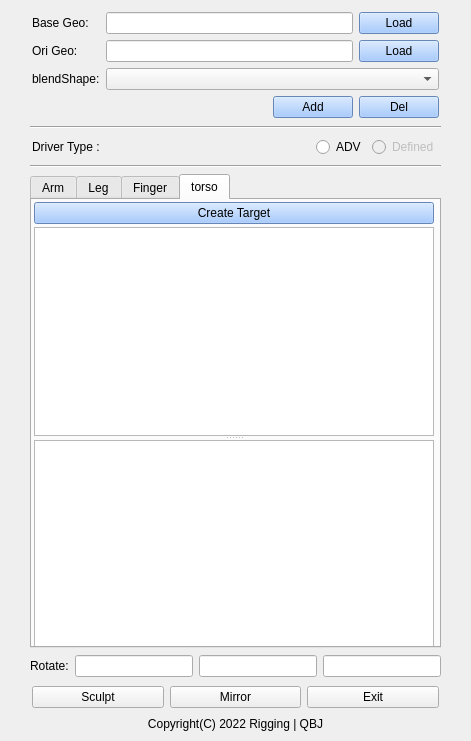
<?xml version="1.0" encoding="UTF-8"?>
<ui version="4.0">
 <class>Form</class>
 <widget class="QWidget" name="Form">
  <property name="enabled">
   <bool>true</bool>
  </property>
  <property name="geometry">
   <rect>
    <x>0</x>
    <y>0</y>
    <width>471</width>
    <height>741</height>
   </rect>
  </property>
  <property name="windowTitle">
   <string>Form</string>
  </property>
  <widget class="QWidget" name="layoutWidget">
   <property name="geometry">
    <rect>
     <x>30</x>
     <y>10</y>
     <width>411</width>
     <height>721</height>
    </rect>
   </property>
   <layout class="QVBoxLayout" name="verticalLayout_5">
    <property name="leftMargin">
     <number>0</number>
    </property>
    <property name="topMargin">
     <number>0</number>
    </property>
    <property name="rightMargin">
     <number>0</number>
    </property>
    <property name="bottomMargin">
     <number>0</number>
    </property>
    <item>
     <layout class="QGridLayout" name="gridLayout">
      <property name="sizeConstraint">
       <enum>QLayout::SetDefaultConstraint</enum>
      </property>
      <property name="leftMargin">
       <number>2</number>
      </property>
      <property name="topMargin">
       <number>2</number>
      </property>
      <property name="rightMargin">
       <number>2</number>
      </property>
      <property name="bottomMargin">
       <number>2</number>
      </property>
      <item row="1" column="0">
       <widget class="QLabel" name="oriGeo_Label_2">
        <property name="text">
         <string>Ori Geo:</string>
        </property>
       </widget>
      </item>
      <item row="2" column="0">
       <widget class="QLabel" name="label_4">
        <property name="text">
         <string>blendShape:</string>
        </property>
       </widget>
      </item>
      <item row="0" column="0">
       <widget class="QLabel" name="baseGeo_Label_2">
        <property name="text">
         <string>Base Geo:</string>
        </property>
       </widget>
      </item>
      <item row="2" column="1" colspan="5">
       <widget class="QComboBox" name="comboBox_2"/>
      </item>
      <item row="1" column="5">
       <widget class="QPushButton" name="oriGeo_Btn_2">
        <property name="styleSheet">
         <string notr="true">background-color:rgb(142,188,255);color:black;</string>
        </property>
        <property name="text">
         <string>Load</string>
        </property>
       </widget>
      </item>
      <item row="0" column="5">
       <widget class="QPushButton" name="baseGeo_Btn_2">
        <property name="styleSheet">
         <string notr="true">background-color:rgb(142,188,255);color:black;</string>
        </property>
        <property name="text">
         <string>Load</string>
        </property>
       </widget>
      </item>
      <item row="0" column="1" colspan="4">
       <widget class="QLineEdit" name="baseGeo_LineEdit_2"/>
      </item>
      <item row="1" column="1" colspan="4">
       <widget class="QLineEdit" name="oriGeo_LineEdit_2"/>
      </item>
      <item row="3" column="5">
       <widget class="QPushButton" name="pushButton_14">
        <property name="styleSheet">
         <string notr="true">background-color:rgb(142,188,255);color:black;</string>
        </property>
        <property name="text">
         <string>Del</string>
        </property>
       </widget>
      </item>
      <item row="3" column="4">
       <widget class="QPushButton" name="pushButton_10">
        <property name="styleSheet">
         <string notr="true">background-color:rgb(142,188,255);color:black;</string>
        </property>
        <property name="text">
         <string>Add</string>
        </property>
       </widget>
      </item>
     </layout>
    </item>
    <item>
     <widget class="Line" name="line">
      <property name="orientation">
       <enum>Qt::Horizontal</enum>
      </property>
     </widget>
    </item>
    <item>
     <layout class="QHBoxLayout" name="horizontalLayout_2">
      <property name="leftMargin">
       <number>2</number>
      </property>
      <property name="topMargin">
       <number>2</number>
      </property>
      <property name="rightMargin">
       <number>2</number>
      </property>
      <property name="bottomMargin">
       <number>2</number>
      </property>
      <item>
       <widget class="QLabel" name="label_3">
        <property name="text">
         <string>Driver Type :</string>
        </property>
       </widget>
      </item>
      <item>
       <spacer name="horizontalSpacer">
        <property name="orientation">
         <enum>Qt::Horizontal</enum>
        </property>
        <property name="sizeHint" stdset="0">
         <size>
          <width>40</width>
          <height>20</height>
         </size>
        </property>
       </spacer>
      </item>
      <item>
       <widget class="QRadioButton" name="radioButton">
        <property name="text">
         <string>ADV</string>
        </property>
       </widget>
      </item>
      <item>
       <widget class="QRadioButton" name="radioButton_2">
        <property name="enabled">
         <bool>false</bool>
        </property>
        <property name="text">
         <string>Defined</string>
        </property>
       </widget>
      </item>
     </layout>
    </item>
    <item>
     <widget class="Line" name="line_2">
      <property name="orientation">
       <enum>Qt::Horizontal</enum>
      </property>
     </widget>
    </item>
    <item>
     <layout class="QVBoxLayout" name="verticalLayout_11">
      <property name="spacing">
       <number>7</number>
      </property>
      <item>
       <widget class="QTabWidget" name="tabWidget">
        <property name="currentIndex">
         <number>3</number>
        </property>
        <widget class="QWidget" name="tab">
         <attribute name="title">
          <string>Arm</string>
         </attribute>
         <widget class="QWidget" name="layoutWidget">
          <property name="geometry">
           <rect>
            <x>0</x>
            <y>0</y>
            <width>404</width>
            <height>451</height>
           </rect>
          </property>
          <layout class="QVBoxLayout" name="verticalLayout_12">
           <property name="spacing">
            <number>3</number>
           </property>
           <property name="sizeConstraint">
            <enum>QLayout::SetDefaultConstraint</enum>
           </property>
           <property name="leftMargin">
            <number>2</number>
           </property>
           <property name="topMargin">
            <number>2</number>
           </property>
           <property name="rightMargin">
            <number>2</number>
           </property>
           <property name="bottomMargin">
            <number>2</number>
           </property>
           <item>
            <widget class="QPushButton" name="pushButton_30">
             <property name="styleSheet">
              <string notr="true">background-color:rgb(142,188,255);color:black;</string>
             </property>
             <property name="text">
              <string>Create Target</string>
             </property>
            </widget>
           </item>
           <item>
            <widget class="QSplitter" name="splitter_4">
             <property name="minimumSize">
              <size>
               <width>400</width>
               <height>0</height>
              </size>
             </property>
             <property name="orientation">
              <enum>Qt::Vertical</enum>
             </property>
             <widget class="QListWidget" name="listWidget_14"/>
             <widget class="QListWidget" name="listWidget_15"/>
            </widget>
           </item>
          </layout>
         </widget>
        </widget>
        <widget class="QWidget" name="tab_2">
         <attribute name="title">
          <string>Leg</string>
         </attribute>
         <widget class="QWidget" name="layoutWidget_7">
          <property name="geometry">
           <rect>
            <x>0</x>
            <y>0</y>
            <width>404</width>
            <height>451</height>
           </rect>
          </property>
          <layout class="QVBoxLayout" name="verticalLayout_14">
           <property name="spacing">
            <number>3</number>
           </property>
           <property name="sizeConstraint">
            <enum>QLayout::SetDefaultConstraint</enum>
           </property>
           <property name="leftMargin">
            <number>2</number>
           </property>
           <property name="topMargin">
            <number>2</number>
           </property>
           <property name="rightMargin">
            <number>2</number>
           </property>
           <property name="bottomMargin">
            <number>2</number>
           </property>
           <item>
            <widget class="QPushButton" name="pushButton_32">
             <property name="styleSheet">
              <string notr="true">background-color:rgb(142,188,255);color:black;</string>
             </property>
             <property name="text">
              <string>Create Target</string>
             </property>
            </widget>
           </item>
           <item>
            <widget class="QSplitter" name="splitter_9">
             <property name="minimumSize">
              <size>
               <width>400</width>
               <height>0</height>
              </size>
             </property>
             <property name="orientation">
              <enum>Qt::Vertical</enum>
             </property>
             <widget class="QListWidget" name="listWidget_24"/>
             <widget class="QListWidget" name="listWidget_25"/>
            </widget>
           </item>
          </layout>
         </widget>
        </widget>
        <widget class="QWidget" name="tab_3">
         <attribute name="title">
          <string>Finger</string>
         </attribute>
         <widget class="QWidget" name="layoutWidget_6">
          <property name="geometry">
           <rect>
            <x>0</x>
            <y>0</y>
            <width>404</width>
            <height>451</height>
           </rect>
          </property>
          <layout class="QVBoxLayout" name="verticalLayout_13">
           <property name="spacing">
            <number>3</number>
           </property>
           <property name="sizeConstraint">
            <enum>QLayout::SetDefaultConstraint</enum>
           </property>
           <property name="leftMargin">
            <number>2</number>
           </property>
           <property name="topMargin">
            <number>2</number>
           </property>
           <property name="rightMargin">
            <number>2</number>
           </property>
           <property name="bottomMargin">
            <number>2</number>
           </property>
           <item>
            <widget class="QPushButton" name="pushButton_31">
             <property name="styleSheet">
              <string notr="true">background-color:rgb(142,188,255);color:black;</string>
             </property>
             <property name="text">
              <string>Create Target</string>
             </property>
            </widget>
           </item>
           <item>
            <widget class="QSplitter" name="splitter_5">
             <property name="minimumSize">
              <size>
               <width>400</width>
               <height>0</height>
              </size>
             </property>
             <property name="orientation">
              <enum>Qt::Vertical</enum>
             </property>
             <widget class="QListWidget" name="listWidget_16"/>
             <widget class="QListWidget" name="listWidget_17"/>
            </widget>
           </item>
          </layout>
         </widget>
        </widget>
        <widget class="QWidget" name="tab_4">
         <attribute name="title">
          <string>torso</string>
         </attribute>
         <widget class="QWidget" name="layoutWidget">
          <property name="geometry">
           <rect>
            <x>0</x>
            <y>0</y>
            <width>404</width>
            <height>451</height>
           </rect>
          </property>
          <layout class="QVBoxLayout" name="verticalLayout_4">
           <property name="spacing">
            <number>3</number>
           </property>
           <property name="sizeConstraint">
            <enum>QLayout::SetDefaultConstraint</enum>
           </property>
           <property name="leftMargin">
            <number>2</number>
           </property>
           <property name="topMargin">
            <number>2</number>
           </property>
           <property name="rightMargin">
            <number>2</number>
           </property>
           <property name="bottomMargin">
            <number>2</number>
           </property>
           <item>
            <widget class="QPushButton" name="pushButton_4">
             <property name="styleSheet">
              <string notr="true">background-color:rgb(142,188,255);color:black;</string>
             </property>
             <property name="text">
              <string>Create Target</string>
             </property>
            </widget>
           </item>
           <item>
            <widget class="QSplitter" name="splitter_3">
             <property name="minimumSize">
              <size>
               <width>400</width>
               <height>0</height>
              </size>
             </property>
             <property name="orientation">
              <enum>Qt::Vertical</enum>
             </property>
             <widget class="QListWidget" name="listWidget_12"/>
             <widget class="QListWidget" name="listWidget_13"/>
            </widget>
           </item>
          </layout>
         </widget>
        </widget>
       </widget>
      </item>
      <item>
       <layout class="QHBoxLayout" name="horizontalLayout_6">
        <property name="spacing">
         <number>6</number>
        </property>
        <item>
         <widget class="QLabel" name="label_7">
          <property name="text">
           <string>Rotate:</string>
          </property>
         </widget>
        </item>
        <item>
         <widget class="QLineEdit" name="lineEdit"/>
        </item>
        <item>
         <widget class="QLineEdit" name="lineEdit_2"/>
        </item>
        <item>
         <widget class="QLineEdit" name="lineEdit_3"/>
        </item>
       </layout>
      </item>
      <item>
       <layout class="QHBoxLayout" name="horizontalLayout">
        <property name="spacing">
         <number>6</number>
        </property>
        <property name="leftMargin">
         <number>2</number>
        </property>
        <property name="topMargin">
         <number>2</number>
        </property>
        <property name="rightMargin">
         <number>2</number>
        </property>
        <property name="bottomMargin">
         <number>2</number>
        </property>
        <item>
         <widget class="QPushButton" name="pushButton_11">
          <property name="text">
           <string>Sculpt</string>
          </property>
         </widget>
        </item>
        <item>
         <widget class="QPushButton" name="pushButton_12">
          <property name="text">
           <string>Mirror</string>
          </property>
         </widget>
        </item>
        <item>
         <widget class="QPushButton" name="pushButton_13">
          <property name="text">
           <string>Exit</string>
          </property>
         </widget>
        </item>
       </layout>
      </item>
      <item>
       <widget class="QLabel" name="label">
        <property name="text">
         <string>Copyright(C) 2022 Rigging | QBJ</string>
        </property>
        <property name="alignment">
         <set>Qt::AlignCenter</set>
        </property>
       </widget>
      </item>
     </layout>
    </item>
   </layout>
  </widget>
 </widget>
 <resources/>
 <connections/>
</ui>
